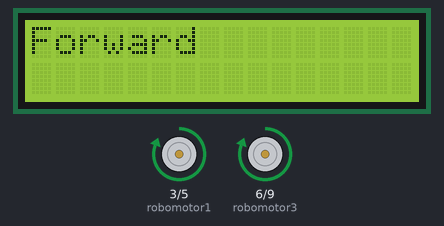
Bench run of a sketch on a simulated Arduino Uno, built with avr-gcc and run on an emulated ATmega328P. Shown: 16×2 character LCD, motor-driver pin pairs drawn as motors (green arrow = first pin HIGH = forward, orange = second pin HIGH = backward, longer = more drive).

Above: at 0.1 s.
At 10.1 s:
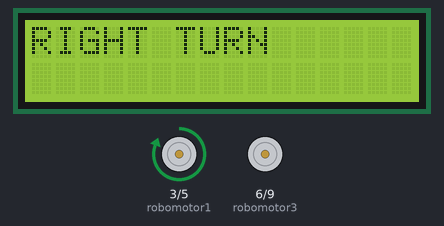
At 25.1 s:
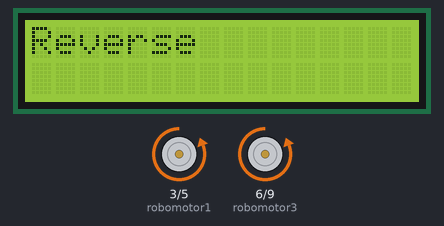
At 35.1 s:
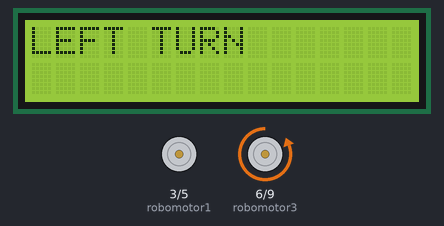
Timing chart, 0 to 36.6 s (numbered marks = the images above):
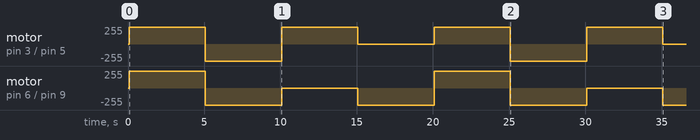

The sketch:

robokit4wheel.ino
```cpp
#include <LiquidCrystal.h>
LiquidCrystal lcd (13,12,8,7,4,2);

//first L293D
int robomotor1 = 3;  //first motor  1st pin   (motors postive pin)
int robomotor2 = 5;  //first motor  2nd pin   (motors negative pin)
int robomotor3 = 6;  //second motor 1st pin
int robomotor4 = 9;  //second motor 2nd pin


void setup()
{
     lcd.begin (16,2);

      //first l293d
      pinMode (robomotor1,OUTPUT);
      pinMode (robomotor2,OUTPUT);
      pinMode (robomotor3,OUTPUT);
      pinMode (robomotor4,OUTPUT);

}
void loop()
{
   lcd.clear();
   lcd.setCursor (0,0);
   //FORWARD
   //first two motor
   lcd.print     ("Forward");
   digitalWrite (robomotor1,HIGH); //first motor 1 pin
   digitalWrite (robomotor2,LOW);// first motor 2 pin
   digitalWrite (robomotor3,HIGH);// second motor 1 pin
   digitalWrite (robomotor4,LOW);//  second motor 2 pin
   delay(5000);
   lcd.clear();
   //REVERSE
   //first two motor
   lcd.print     ("Reverse");
   digitalWrite (robomotor1,LOW); //first motor 1 pin
   digitalWrite (robomotor2,HIGH);//second motor 2 pin
   digitalWrite (robomotor3,LOW);//first motor 1 pin
   digitalWrite (robomotor4,HIGH);//second motor 2 pin

   delay(5000);
   lcd.clear();
   //RIGHT
   //first two motor
   lcd.print     ("RIGHT TURN");
   digitalWrite (robomotor1,HIGH); //first motor 1 pin
   digitalWrite (robomotor2,LOW);//second motor 2 pin
   digitalWrite (robomotor3,LOW);//first motor 1 pin
   digitalWrite (robomotor4,LOW);//second motor 2 pin

   delay(5000);
   //LEFT
   //first two motor
   lcd.clear();
   lcd.print     ("LEFT TURN");
   digitalWrite (robomotor1,LOW); //first motor 1 pin
   digitalWrite (robomotor2,LOW);//first motor 2 pin
   digitalWrite (robomotor3,LOW);//second motor 1 pin
   digitalWrite (robomotor4,HIGH);//second motor 2 pin

   delay(5000);
}
```

Measured:
- by itself, motor on pin 3 (robomotor1) / pin 5 (robomotor2): stopped → forward 255/255 at 0.07 s, → backward 255/255 5.0 s later, → forward 255/255 5.0 s later, → stopped 5.0 s later, … (8 changes in this stretch)
- by itself, motor on pin 6 (robomotor3) / pin 9 (robomotor4): stopped → forward 255/255 at 0.07 s, → backward 255/255 5.0 s later, → stopped 5.0 s later, → backward 255/255 5.0 s later, … (8 changes in this stretch)
- what the display in image 1 shows lasts 5.0 s, from 10.1 s to 15.1 s
